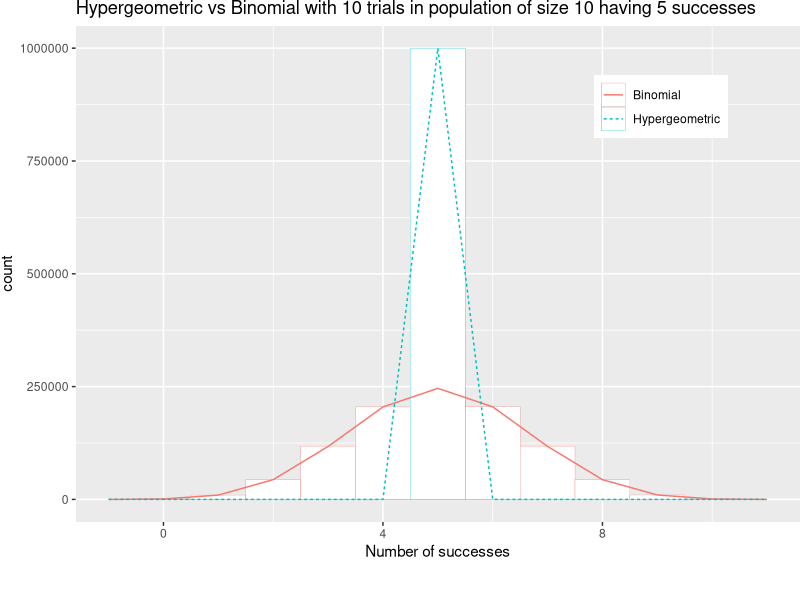
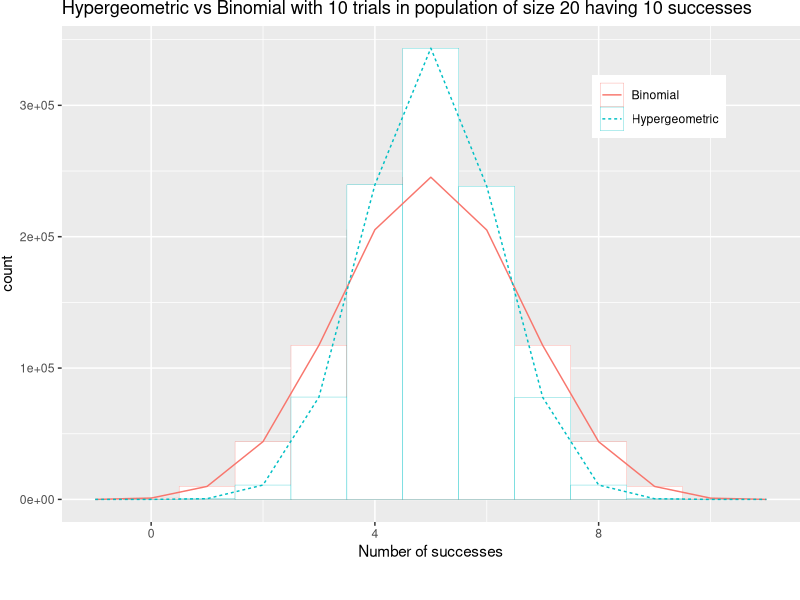
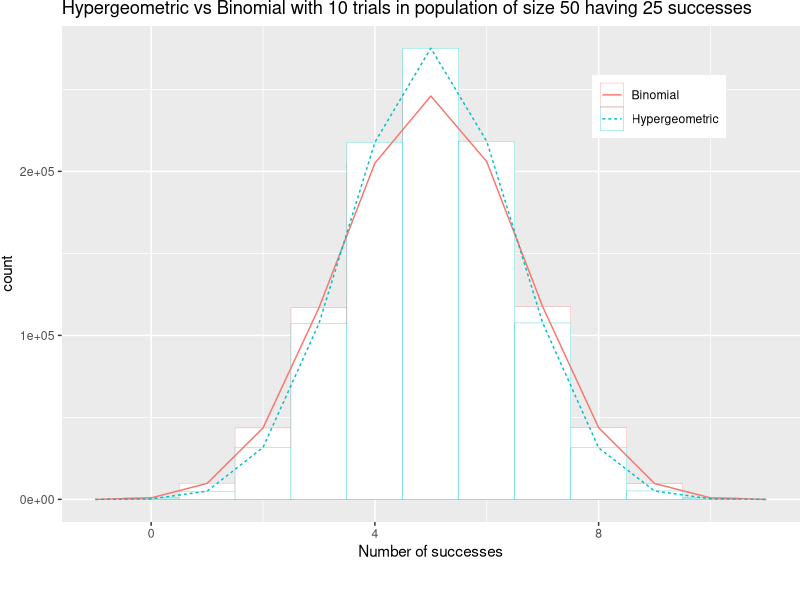
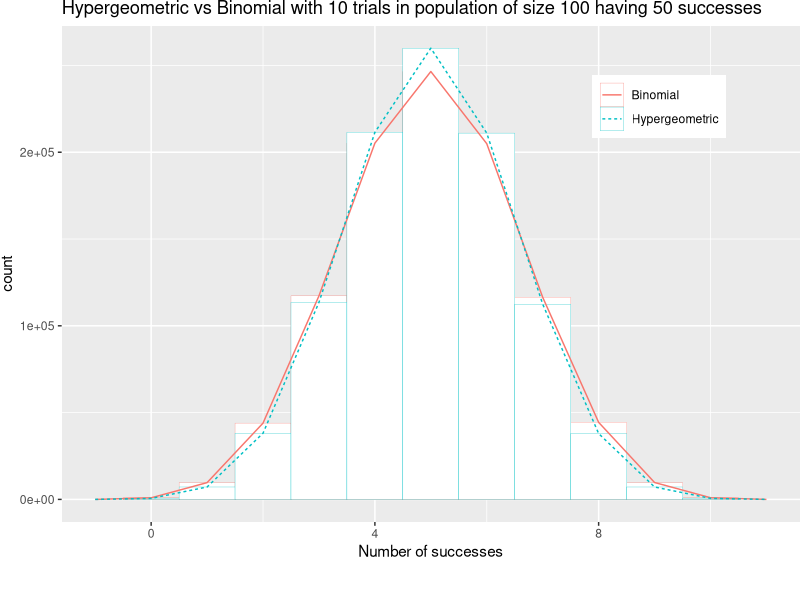
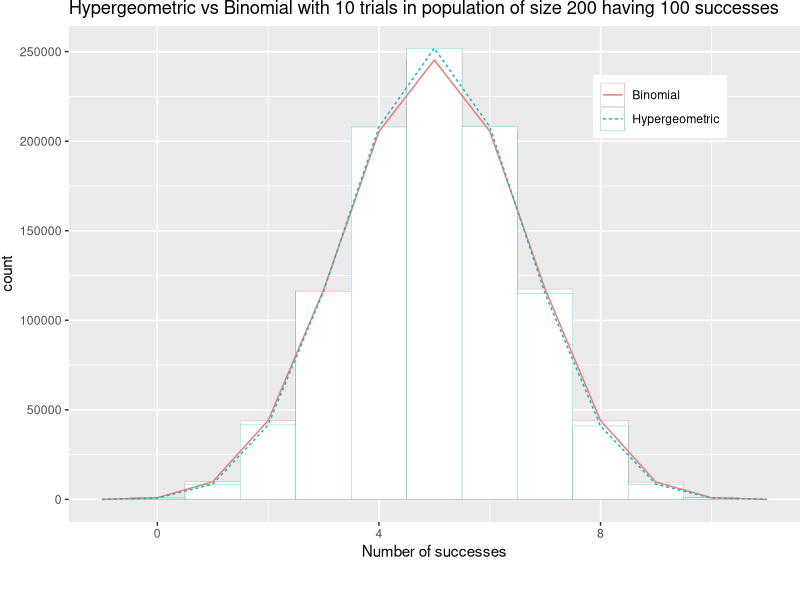
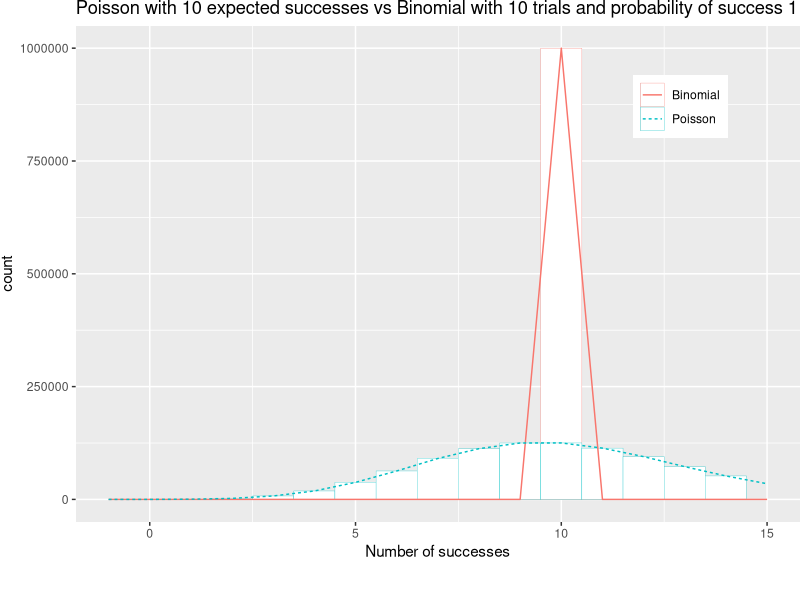
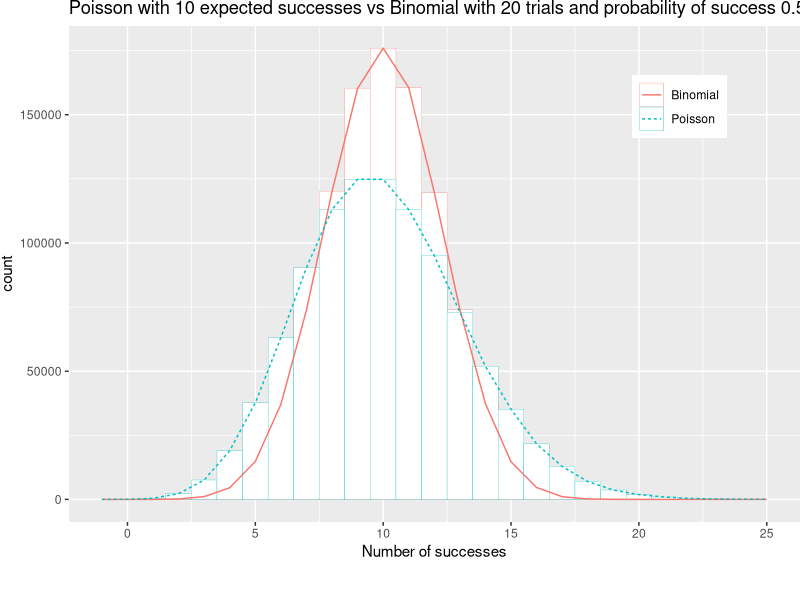
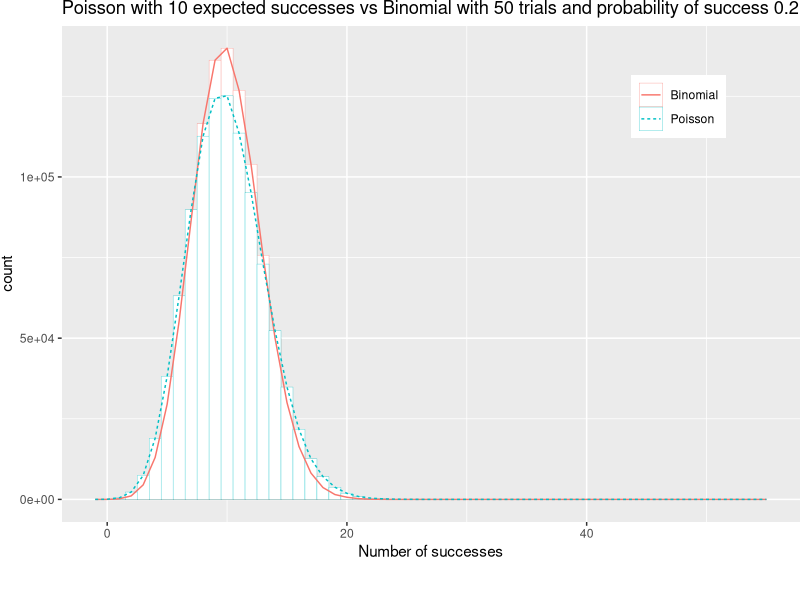

Write R code to recreate these figures, in order. (Note: this script raises an error after producing the figures.)
## ---- chunk 1
#options(width = 120)
knitr::opts_chunk$set(fig.width=10,fig.align='center')
## ---- chunk 2
set.seed(16122020)
library(ggplot2)
n.simulations <- 1e6
## ---- chunk 3
hyper_binom_histogram <- function(n,N,M){
  data1 <- data.frame(x=rhyper(n.simulations,M,N-M,n),name="Hypergeometric")
  data2 <- data.frame(x=rbinom(n.simulations,n,M/N),name="Binomial")
  ggplot(data=rbind(data1,data2)) + aes(x=x,group=name,colour=name) + 
    geom_histogram(binwidth=1,center=0,fill="white",position="identity",linewidth=0.1) + 
    geom_freqpoly(aes(linetype=name),binwidth=1,center=0,position="identity") + 
    ggtitle(paste0("Hypergeometric vs Binomial with ",n,
                   " trials in population of size ",N," having ",M," successes")) + 
    theme(legend.title=element_blank(),legend.justification=c(1,1),
          legend.position=c(0.9,0.9),plot.margin=unit(c(0,0,1,0),"cm")) + 
    xlab("Number of successes") + xlim(-1,n+1)
}
for(N in c(10,20,50,100,200)){
  print(hyper_binom_histogram(10,N,0.5*N))
}
## ---- chunk 4
poisson_binom_histogram <- function(lambda,n){
  data1 <- data.frame(x=rpois(n.simulations,lambda),name="Poisson")
  data2 <- data.frame(x=rbinom(n.simulations,n,lambda/n),name="Binomial")
  ggplot(data=rbind(data1,data2)) + aes(x=x,group=name,colour=name) + 
    geom_histogram(binwidth=1,center=0,fill="white",position="identity",linewidth=0.1) + 
    geom_freqpoly(aes(linetype=name),binwidth=1,center=0,position="identity") + 
    ggtitle(paste0("Poisson with ",lambda," expected successes vs Binomial with ",n,
                   " trials and probability of success ",lambda/n)) + 
    theme(legend.title=element_blank(),legend.justification=c(1,1), 
          legend.position=c(0.9,0.9),plot.margin=unit(c(0,0,1,0),"cm")) + 
    xlab("Number of successes") + xlim(-1,n+5)
}
for(n in c(10,20,50,100,200)){
  print(poisson_binom_histogram(10,n))
}
## ---- chunk 5
cols <- c("FIRST"="red","SECOND"="black")
binom_normal_histogram <- function(n,p){
  data <- data.frame(x=rbinom(n.simulations,n,p))
  ggplot(data) + aes(x=x) + 
    geom_histogram(binwidth=1,center=0,fill="white",colour="blue",
                   linetype="dashed",linewidth=0.1) + 
    geom_freqpoly(binwidth=1,center=0,aes(colour="FIRST"),linetype="dotted",linewidth=1) + 
    stat_function(fun=function(x) n.simulations*dnorm(x,mean=n*p,sd=sqrt(n*p*(1-p))),
                  aes(color="SECOND"),linetype="solid",linewidth=0.5) + 
    ggtitle(paste0("Binomial Distribution with ",n,
                   " trials and probability of success ",p)) + 
    scale_colour_manual(values=cols,labels=c("Binomial","Normal")) + 
    theme(legend.title=element_blank(),legend.justification=c(1,1), 
          legend.position=c(0.9,0.9),plot.margin=unit(c(0,0,1,0),"cm")) + 
    xlab("Number of successes") + xlim(-1,n+1)
}
for(n in c(5,10,20,50,100,200)){
  print(binom_normal_histogram(n,0.5))
}
## ---- chunk 6
compare_histograms <- function(variable1, variable2) {
  x <- data.frame(value = variable1, variable = "Variable 1")
  y <- data.frame(value = variable2, variable = "Variable 2")
  ggplot(rbind(x, y), aes(value)) +
    geom_histogram() +
    facet_wrap(~ variable, nrow = 2)
}
## ---- chunk 7
curve(exp,0,3,col="red",lty=1,xlim=c(0,20),ylab="",asp=1,las=1)
text(log(15),15,"y=e^x",col="red",pos=4,cex=2)
curve(x^1,col="black",lty=2,add=TRUE)
text(15,15,"y=x",pos=4,cex=2,offset=1)
## ---- chunk 8
show.mean.distribution <- function(n,smpl.gen,orig=FALSE,n.bins=200,h.center=0){
  random.sample <- smpl.gen(n,n.simulations)
  if (is.function(n.bins))
    n.bins <- n.bins(random.sample) 
  if(orig){
    print(
      ggplot(data.frame(x=random.sample)) + aes(x=x) + 
        geom_histogram(aes(y=stat(density)),bins=n.bins,center=h.center,
                       fill="black",colour="white",linewidth=0.1) + 
        ggtitle("Distribution of the Original Random Variable")
    )  
  }
  distr.mean <- mean(random.sample)
  distr.sd <- sd(random.sample)
  means <- apply(matrix(random.sample,ncol=n),1,mean)
  print(
    ggplot(data.frame(x=means)) + aes(x=x) +
      geom_histogram(aes(y=stat(density)),bins=n.bins,center=h.center,
                     fill="black",colour="white",linewidth=0.1) +
      stat_function(fun=function(x)dnorm(x,mean=distr.mean,sd=distr.sd/sqrt(n)),
                    color="red",linetype="solid",linewidth=0.5) + 
      ggtitle(paste0("Distribution of the Sample Mean, sample size is ",n)) 
  )
}
## ---- chunk 9
unif.sample <- function(n,reps){
  runif(n*reps)
}
show.mean.distribution(2,unif.sample,TRUE)
for(n in c(5,15,30)){
  show.mean.distribution(n,unif.sample)
}
## ---- chunk 10
exp.sample <- function(n,reps){
  rexp(n*reps)
}
show.mean.distribution(2,exp.sample,TRUE)
for(n in c(5,15,30,50,100,200)){
  show.mean.distribution(n,exp.sample)
}
## ---- chunk 11
unifm.sample <- function(n,reps){
  runif(n*reps) + sample(c(0,2),n*n.simulations,replace=TRUE)
}
show.mean.distribution(2,unifm.sample,TRUE)
for(n in c(5,15,30)){
  show.mean.distribution(n,unifm.sample)
}
## ---- chunk 12
unifm10.sample <- function(n,reps){
  runif(n*reps) + sample(2*(0:10),n*n.simulations,replace=TRUE)
}
show.mean.distribution(2,unifm10.sample,TRUE)
for(n in c(5,15,30)){
  show.mean.distribution(n,unifm10.sample)
}
## ---- chunk 13
binom.size <- 30
binom.sample <- function(n,reps){
  rbinom(n*reps,size=binom.size,prob=0.1)
}
## ---- chunk 14
show.mean.distribution(2,binom.sample,TRUE)
for(n in c(5,15,30,50,100)){
  show.mean.distribution(n,binom.sample)
}
## ---- chunk 15
show.mean.distribution(2,binom.sample,TRUE,n.bins=function(smpl){max(smpl)+1},h.center=pi/10)
for(n in c(5,15,30,50,100,200)){
  show.mean.distribution(n,binom.sample,n.bins=function(smpl){max(smpl)+round(n^(2/3))},h.center=pi/10)
}
